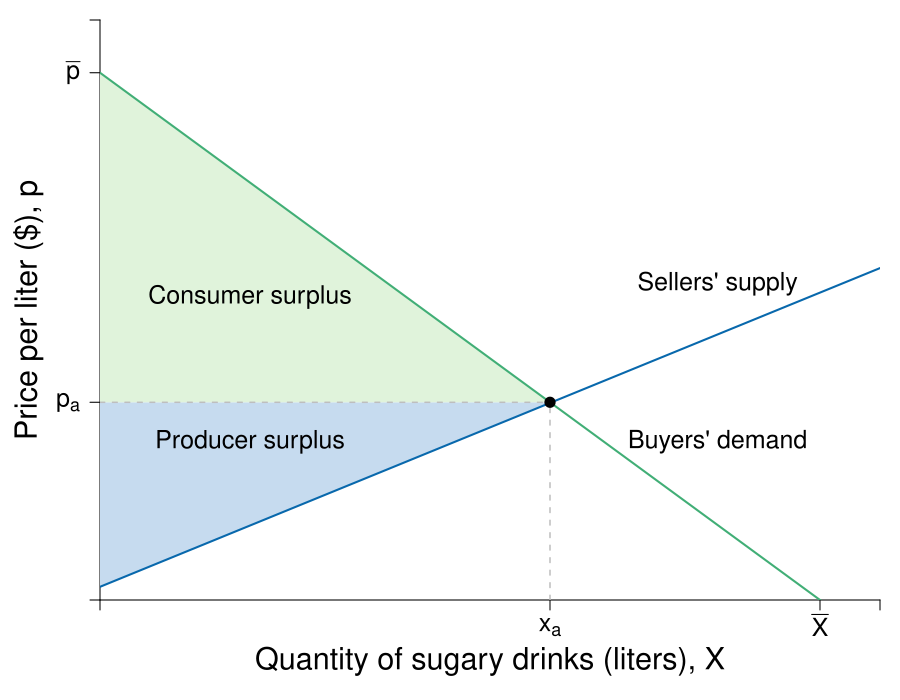

R code for this plot:
#Graph Designer: Scott Cohn
#Authors: Bowles and Halliday
#Title: Microeconomics: Competition, Conflict and Coordination

require(shape)
pdf(file = "firmmarketsupply/demand_supply_sugar.pdf", width = 9, height = 7)

#Set parameters for graphics
axislabelsize <- 1.8
labelsize <- 1.5
namesize <- 1.8
annotatesize <- 1.5
graphlinewidth <- 2
segmentlinewidth <- 1.5

COL <- c("#7fc97f", "#beaed4", "#fdc086", "#ffff99", "#386cb0", "#f0027f", "#bf5b17", "#666666")
COLA <- c("#e0f3db", "#99d8c9","#66c2a4","#41ae76", "#238b45", "#005824")
COLB <- c("#c6dbef", "#4eb3d3", "#2b8cbe", "#0868ac","#084081")
COLC <- c("#fcfbfd", "#efedf5", "#dadaeb", "#bcbddc", "#9e9ac8", "#807dba", "#6a51a3", "#54278f", "#3f007d")

par(mar =  c(5, 5, 1, 1))

Demand <- function(x, rmax = 20, xmax = 12, n = 10) {
  rmax - (rmax/(n*xmax))*x
}

mrsA <- function(x, rmax = 20, xmax = 10) {
  rmax - (rmax/xmax)*x
}

uA <- function(x, y, rmax = 20, xmax = 10) {
  y + rmax*x - (1/2)(rmax/xmax)*x^2
}


Supply <- function(x, c1 = 0.5, c2 = 0.0465){
  c1 + 2*c2*x
}

xlims <- c(0, 130)
ylims <- c(0, 22)

npts <- 501 
x <- seq(xlims[1], xlims[2], length.out = npts)
y <- seq(ylims[1], ylims[2], length.out = npts) 
a <- c(46.08, 55, 64)
b <- c(46.08, 55, 64)

plot(0, 0, xlim = xlims, ylim = ylims, type = "n",
     xlab = expression(paste("")),
     ylab = expression(paste("")), 
     xaxt = "n", 
     yaxt = "n", 
     cex.lab = axislabelsize, 
     bty = "n",
     xaxs = "i", 
     yaxs = "i")


ticksy <- c(0, 7.5, 20, ylims[2])
ylabels <- c(NA, expression(paste(p[a])), expression(paste(bar(p))), NA)
ticksx <- c(0, 75, 120, xlims[2])
xlabels <- c(NA, expression(paste(x[a])), expression(paste(bar(X))), NA)

axis(1, at = ticksx, pos = 0, labels = xlabels, cex.axis = labelsize)
axis(2, at = ticksy, pos = 0, labels = ylabels, las = 1, cex.axis = labelsize)

npts <- 500 
xx1 <- seq(xlims[1], xlims[2], length.out = npts)

#Draw the polygon for producer surplus
xpoly1 <- c(0, 75, 0, 0)
ypoly1 <- c(0.5, 7.5, 7.5, 0.5)
polygon(x = xpoly1, y = ypoly1, col = COLB[1], density = NULL, border = NA)

#Draw the polygon for consumer surplus
xpoly2 <- c(0, 75, 0, 0)
ypoly2 <- c(7.5, 7.5, 20, 7.5)
polygon(x = xpoly2, y = ypoly2, col = COLA[1], density = NULL, border = NA)


text(25, 6, expression(paste("Producer surplus")), xpd = TRUE, cex = labelsize)
text(25, 11.5, expression(paste("Consumer surplus")), xpd = TRUE, cex = labelsize) 

#Lines for mrs graph
lines(xx1, Demand(xx1), col = COLA[4], lwd = graphlinewidth)
lines(xx1, Supply(xx1), col = COLB[4], lwd = graphlinewidth)

segments(0, 7.5, 75, 7.5, lty = 2, "gray" , lwd = segmentlinewidth)
segments(75, 0, 75, 7.5, lty = 2, col = "gray" , lwd = segmentlinewidth)
points(75, 7.5, pch = 16, col = "black", cex = 1.5)

#Label axes
mtext(expression(paste("Quantity of sugary drinks (liters), ", X)), side = 1, line = 3, cex = axislabelsize)
#mtext(expression(paste("Market output of the good, ", X)), side = 1, line = 3, cex = axislabelsize)
text(-12, 0.5*ylims[2], expression(paste("Price per liter ($), ", p)), xpd = TRUE, cex = axislabelsize, srt = 90) 

text(103, 12, expression("Sellers' supply"), cex = labelsize)
text(103, 6, expression(paste("Buyers' demand")), cex = labelsize)

dev.off()
